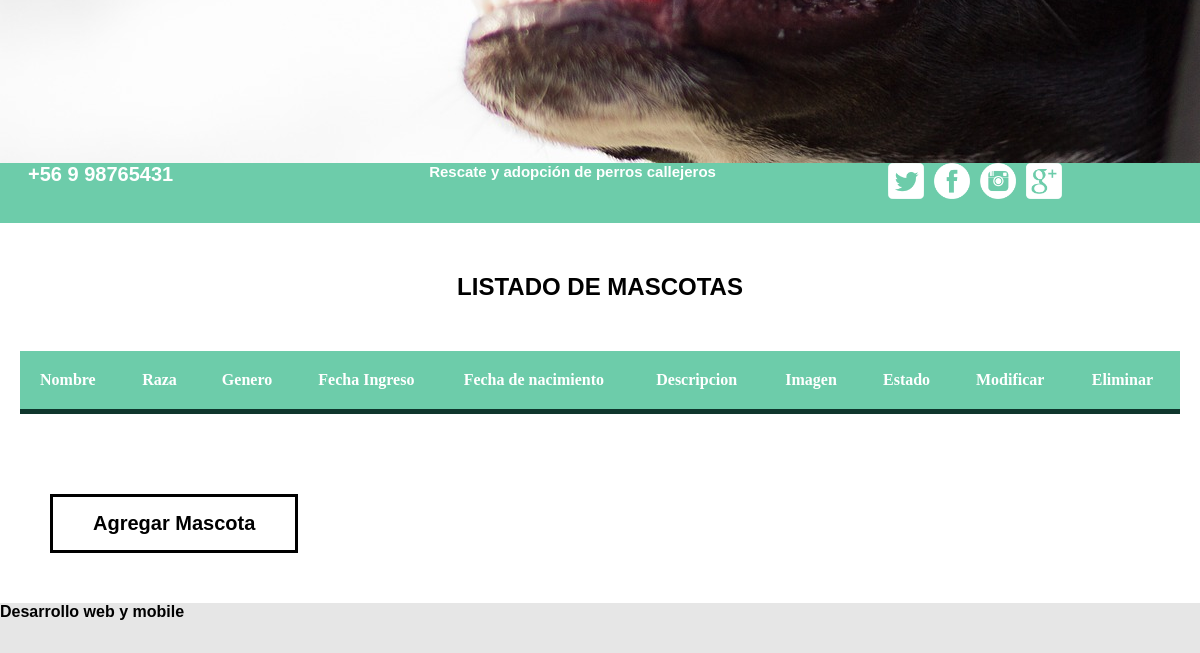
Before: /mascotas/ (signed in, lower part) with the older database file.
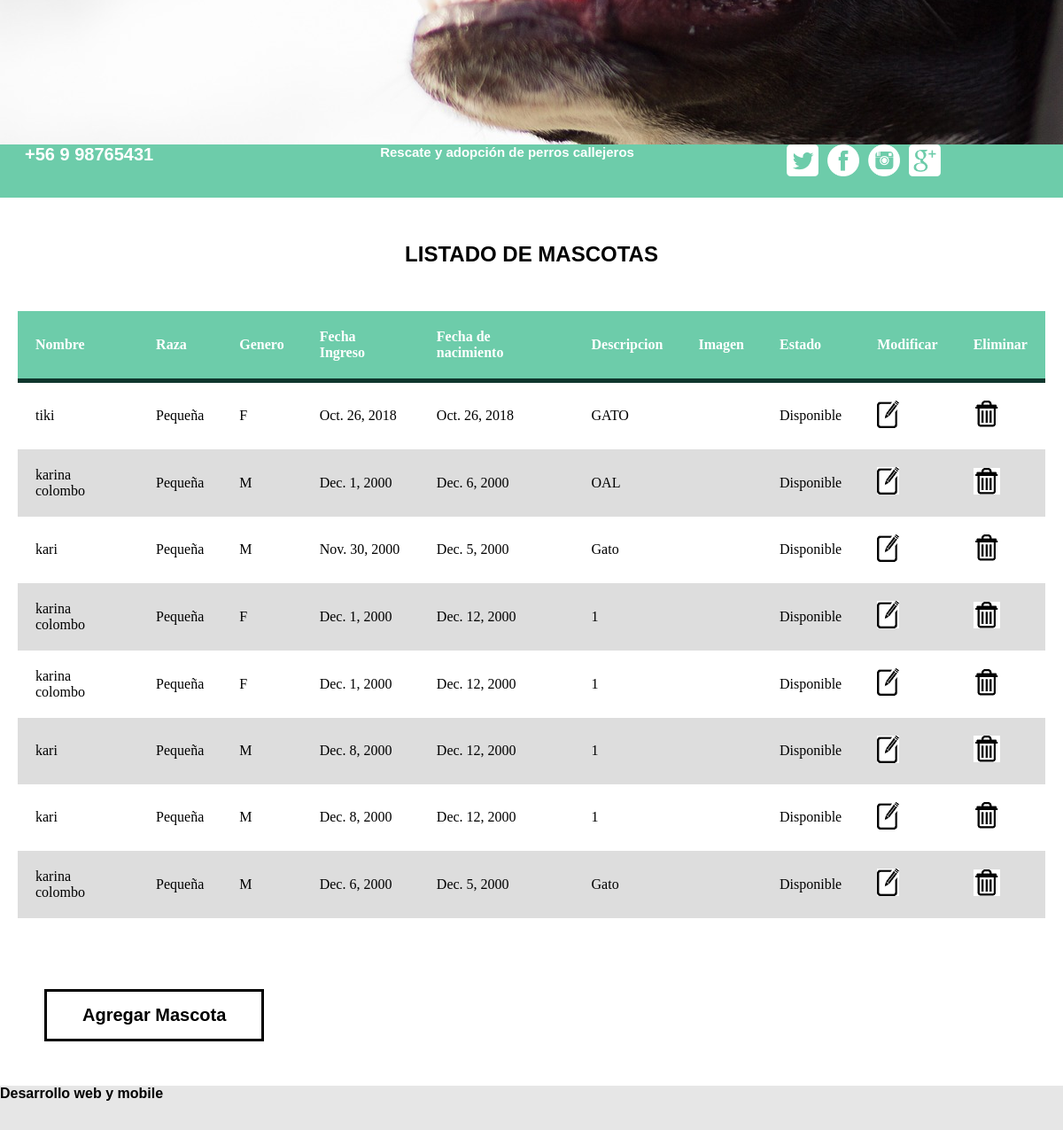
After: the same page with the newer database file.
### core/models.py (models this page shows, shortened)
class Mascota(models.Model):
    nombre = models.CharField(max_length=50)
    genero = models.CharField(max_length=50)
    fechaIngreso = models.DateField(max_length=10)
    fechaNacimiento = models.DateField(max_length=10)
    descripcion = models.CharField(max_length=50)
    model_pic = models.ImageField(upload_to = 'pic_folder/')
    raza = models.ForeignKey(Raza, on_delete=models.CASCADE)
    tipo = models.ForeignKey(Tipo, on_delete=models.CASCADE)
    class Meta:
        verbose_name = "Mascota"
        verbose_name_plural = "Mascotas"

class Raza(models.Model):
    raza = models.CharField(max_length=50)

class Tipo(models.Model):
    tipo = models.CharField(max_length=50)
    def __str__(self):
        return self.tipo

### core/views.py (the view)
# urls.py: path('mascotas/', listar_mascota, name="mascotas"),
@login_required
def listar_mascota(request):
    mascota = Mascota.objects.all()
    return render(request, 'core/listar_mascota.html',{
        'mascota':mascota
    })

### core/templates/core/listar_mascota.html (shortened to what this page needs)
{% extends "core/base.html" %}
{% load static %}
{% block contenido %}
<div class="row section-header">
        <div class="col-full">
            <h2 class="subhead">Listado de Mascotas</h2>
    <div class="main-container">
        <table>
             <thead>
                <tr>
                    <th>Nombre</th>
                    <th>Raza</th>
                    <th>Genero</th>
                    <th>Fecha Ingreso</th>
                    <th>Fecha de nacimiento</th>
                    <th>Descripcion</th>
                    <th>Imagen</th>
                    <th>Estado</th>
                    <th>Modificar</th>
                    <th>Eliminar</th>
                 </tr>
            </thead>
    {% for a in mascota %}
            <tr>
                <td>{{ a.nombre }}</td>
                <td>{{ a.raza.raza }}</td>
                <td>{{ a.genero }}</td>
                <td>{{ a.fechaIngreso }}</td>
                <td>{{ a.fechaNacimiento }}</td>
                <td>{{ a.descripcion }}</td>
                <td>{{ a.id_image }}</td>
                <td>{{ a.tipo }}</td>
                <td><a href="{% url 'modificar_mascota' a.id %}" target="_blank"><img src="{% static 'core/img/modificarUser.png' %}"></a></td>
                <td><a href="{% url 'eliminar_mascota' a.id %}" target="_blank"><img src="{% static 'core/img/deleteUser.png' %}"></a></td>
            </tr>
            {% endfor %}
        </table>
    </div>
</div>
<button class="boton" onclick="location.href='/formulario_mascota'">Agregar Mascota</button>
</div>
</div>
{% endblock contenido %}

Changed rows visible on the page:
added Mascota: nombre "tiki", raza.raza "Pequeña", genero "F", fechaIngreso "Oct. 26, 2018", fechaNacimiento "Oct. 26, 2018", descripcion "GATO", tipo "Disponible"
added Mascota: nombre "karina colombo", raza.raza "Pequeña", genero "M", fechaIngreso "Dec. 1, 2000", fechaNacimiento "Dec. 6, 2000", descripcion "OAL", tipo "Disponible"
added Mascota: nombre "kari", raza.raza "Pequeña", genero "M", fechaIngreso "Nov. 30, 2000", fechaNacimiento "Dec. 5, 2000", descripcion "Gato", tipo "Disponible"
added Mascota: nombre "karina colombo", raza.raza "Pequeña", genero "F", fechaIngreso "Dec. 1, 2000", fechaNacimiento "Dec. 12, 2000", descripcion "1", tipo "Disponible"
added Mascota: nombre "karina colombo", raza.raza "Pequeña", genero "F", fechaIngreso "Dec. 1, 2000", fechaNacimiento "Dec. 12, 2000", descripcion "1", tipo "Disponible"
added Mascota: nombre "kari", raza.raza "Pequeña", genero "M", fechaIngreso "Dec. 8, 2000", fechaNacimiento "Dec. 12, 2000", descripcion "1", tipo "Disponible"
added Mascota: nombre "kari", raza.raza "Pequeña", genero "M", fechaIngreso "Dec. 8, 2000", fechaNacimiento "Dec. 12, 2000", descripcion "1", tipo "Disponible"
added Mascota: nombre "karina colombo", raza.raza "Pequeña", genero "M", fechaIngreso "Dec. 6, 2000", fechaNacimiento "Dec. 5, 2000", descripcion "Gato", tipo "Disponible"
